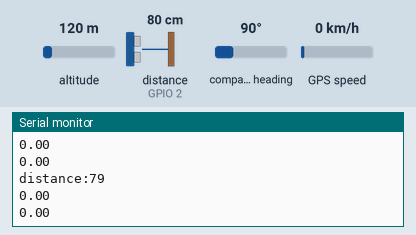
A sketch run on a simulated ESP8266 (NodeMCU). On the bench: the last lines printed to the serial monitor. Wiring (inferred from the names in the program): ultrasonic range finder: trigger GPIO 0; echo GPIO 2. The inputs (shaded band) are chosen by the test bench; at power-on: distance to the obstacle (sensor on GPIO 2) 80 cm, altitude 120 m, compass heading 90°, GPS speed 0 km/h. The echo pulse lasts 58.3 µs per cm; WiFi joins after 1.5 s; servers stay silent unless stated; the GPS gets a fix after 3 s at 37.7749, -122.4194 with 8 satellites.

Above: at 2.7 s.
2.8 s: distance to the obstacle (sensor on GPIO 2) set to 18 cm
At 3.01 s:
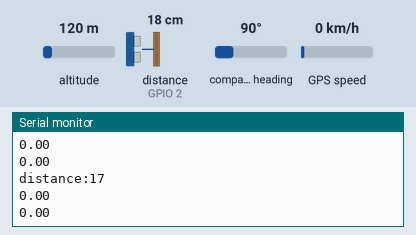
4.9 s: distance to the obstacle (sensor on GPIO 2) set to 2 cm
At 5.7 s:
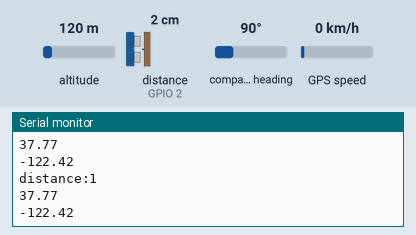
Timing chart, 0 to 6.3 s (numbered marks = the images above; inputs shaded):
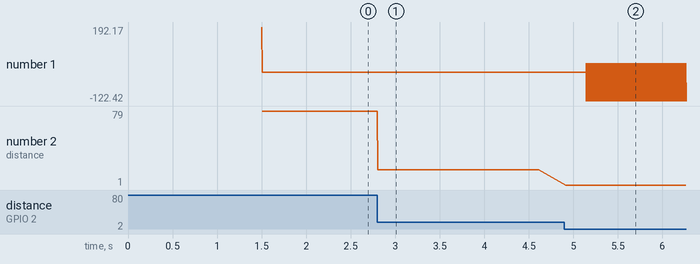

Measured:
- after the input at 2.8 s, the serial monitor: prints a new line at once (image 1)
- after the input at 4.9 s, the serial monitor: prints a new line at once (image 2)
- plotted number 1: 0 → 37.77 after the input at 4.9 s
- plotted number 2: 79 → 17 after the input at 2.8 s, 17 → 1 after the input at 4.9 s

The sketch:

Garbage_Monitoring_System.ino
```cpp
#include <ThingSpeak.h>
#include <ESP8266WiFi.h>
#include<SoftwareSerial.h>
#include <TinyGPS++.h>

const int trigPin = 0;
const int echoPin = 2;

const char* ssid = "santhosh";
const char* password = "Santhosh50";

unsigned long myChannelNumber=700554;
const char * MyApiKey="NWVTPD4RATM2VJY1";
TinyGPSPlus gps;  // The TinyGPS++ object

SoftwareSerial ss(4, 5);
long duration;
int distance;
float latitude , longitude;

String lat_str , lng_str;

WiFiClient client;
void setup()
{
  Serial.begin(115200);
  ss.begin(9600);
  Serial.println();
  Serial.print("Connecting to ");
  Serial.println(ssid);

  WiFi.begin(ssid, password);

  while (WiFi.status() != WL_CONNECTED)
  {
    delay(500);
    Serial.print(".");
  }
  Serial.println("");
  Serial.println("WiFi connected");


    pinMode(trigPin, OUTPUT);
    pinMode(echoPin, INPUT);


  // Print the IP address
  Serial.println(WiFi.localIP());
  ThingSpeak.begin(client);

}

void loop()
{
digitalWrite(trigPin, LOW);
delayMicroseconds(2);

digitalWrite(trigPin, HIGH);

delayMicroseconds(10);
digitalWrite(trigPin, LOW);

duration = pulseIn(echoPin, HIGH);

distance= duration*0.034/2;
      if (gps.encode(ss.read()))
      {
      if (gps.location.isValid())
      {
        latitude = gps.location.lat();
        lat_str = String(latitude , 6);
        longitude = gps.location.lng();
        lng_str = String(longitude , 6);
      }


      }

     Serial.print("distance:");
     Serial.println(distance);
     Serial.println(latitude);
     Serial.println(longitude);

  if(distance==35)
  {
      int empty=0;
      ThingSpeak.setField(1,empty);
      ThingSpeak.setField(2,lat_str);
      ThingSpeak.setField(3,lng_str);
      ThingSpeak.writeFields(myChannelNumber,MyApiKey);
      Serial.println("Sensor Data is stored");
  }
  else if(distance==25)
  {
      int quarter=25;
      ThingSpeak.setField(1,quarter);
      ThingSpeak.setField(2,lat_str);
      ThingSpeak.setField(3,lng_str);
      ThingSpeak.writeFields(myChannelNumber,MyApiKey);
      Serial.println("Sensor Data is stored");
  }
  else if(distance==17)
  {
    int half=50;
    ThingSpeak.setField(1,half);
    ThingSpeak.setField(2,lat_str);
    ThingSpeak.setField(3,lng_str);
    ThingSpeak.writeFields(myChannelNumber,MyApiKey);
    Serial.println("Sensor Data is stored");
   }
   else if(distance==10)
   {
    int mid_half=75;
    ThingSpeak.setField(1,mid_half);
    ThingSpeak.setField(2,lat_str);
    ThingSpeak.setField(3,lng_str);
    ThingSpeak.writeFields(myChannelNumber,MyApiKey);
    Serial.println("Sensor Data is stored");
    }
}
```
